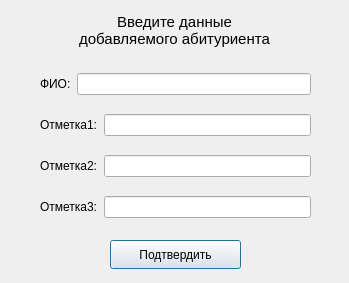
<?xml version="1.0" encoding="UTF-8"?>
<ui version="4.0">
 <class>Dialog</class>
 <widget class="QDialog" name="Dialog">
  <property name="geometry">
   <rect>
    <x>0</x>
    <y>0</y>
    <width>349</width>
    <height>283</height>
   </rect>
  </property>
  <property name="windowTitle">
   <string>Dialog</string>
  </property>
  <widget class="QPushButton" name="pushButton">
   <property name="geometry">
    <rect>
     <x>110</x>
     <y>240</y>
     <width>131</width>
     <height>29</height>
    </rect>
   </property>
   <property name="text">
    <string>Подтвердить</string>
   </property>
  </widget>
  <widget class="QLabel" name="label">
   <property name="geometry">
    <rect>
     <x>40</x>
     <y>10</y>
     <width>269</width>
     <height>40</height>
    </rect>
   </property>
   <property name="font">
    <font>
     <pointsize>11</pointsize>
    </font>
   </property>
   <property name="text">
    <string>Введите данные 
добавляемого абитуриента</string>
   </property>
   <property name="alignment">
    <set>Qt::AlignCenter</set>
   </property>
  </widget>
  <widget class="QWidget" name="layoutWidget">
   <property name="geometry">
    <rect>
     <x>40</x>
     <y>60</y>
     <width>271</width>
     <height>171</height>
    </rect>
   </property>
   <layout class="QVBoxLayout" name="verticalLayout">
    <item>
     <layout class="QHBoxLayout" name="horizontalLayout">
      <item>
       <widget class="QLabel" name="label_2">
        <property name="text">
         <string>ФИО:</string>
        </property>
       </widget>
      </item>
      <item>
       <widget class="QLineEdit" name="lineEdit"/>
      </item>
     </layout>
    </item>
    <item>
     <layout class="QHBoxLayout" name="horizontalLayout_2">
      <item>
       <widget class="QLabel" name="label_3">
        <property name="text">
         <string>Отметка1:</string>
        </property>
       </widget>
      </item>
      <item>
       <widget class="QLineEdit" name="lineEdit_2"/>
      </item>
     </layout>
    </item>
    <item>
     <layout class="QHBoxLayout" name="horizontalLayout_3">
      <item>
       <widget class="QLabel" name="label_4">
        <property name="text">
         <string>Отметка2:</string>
        </property>
       </widget>
      </item>
      <item>
       <widget class="QLineEdit" name="lineEdit_3"/>
      </item>
     </layout>
    </item>
    <item>
     <layout class="QHBoxLayout" name="horizontalLayout_4">
      <item>
       <widget class="QLabel" name="label_5">
        <property name="text">
         <string>Отметка3:</string>
        </property>
       </widget>
      </item>
      <item>
       <widget class="QLineEdit" name="lineEdit_4"/>
      </item>
     </layout>
    </item>
   </layout>
  </widget>
 </widget>
 <resources/>
 <connections/>
</ui>
